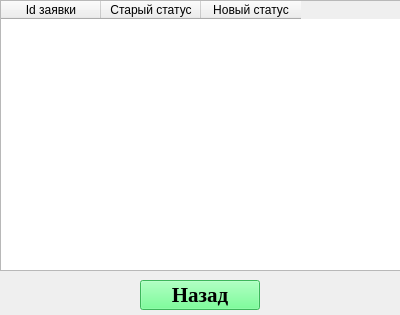
<?xml version="1.0" encoding="UTF-8"?>
<ui version="4.0">
 <class>History_Form</class>
 <widget class="QWidget" name="History_Form">
  <property name="geometry">
   <rect>
    <x>0</x>
    <y>0</y>
    <width>400</width>
    <height>315</height>
   </rect>
  </property>
  <property name="windowTitle">
   <string>История</string>
  </property>
  <widget class="QTableWidget" name="history_table">
   <property name="geometry">
    <rect>
     <x>0</x>
     <y>0</y>
     <width>401</width>
     <height>271</height>
    </rect>
   </property>
   <column>
    <property name="text">
     <string>Id заявки</string>
    </property>
   </column>
   <column>
    <property name="text">
     <string>Старый статус</string>
    </property>
   </column>
   <column>
    <property name="text">
     <string>Новый статус</string>
    </property>
   </column>
  </widget>
  <widget class="QPushButton" name="exit_but">
   <property name="geometry">
    <rect>
     <x>140</x>
     <y>280</y>
     <width>120</width>
     <height>30</height>
    </rect>
   </property>
   <property name="font">
    <font>
     <family>Times New Roman</family>
     <pointsize>16</pointsize>
     <weight>75</weight>
     <bold>true</bold>
    </font>
   </property>
   <property name="styleSheet">
    <string notr="true">background-color: rgb(85, 255, 127);</string>
   </property>
   <property name="text">
    <string>Назад</string>
   </property>
  </widget>
 </widget>
 <resources/>
 <connections/>
</ui>
